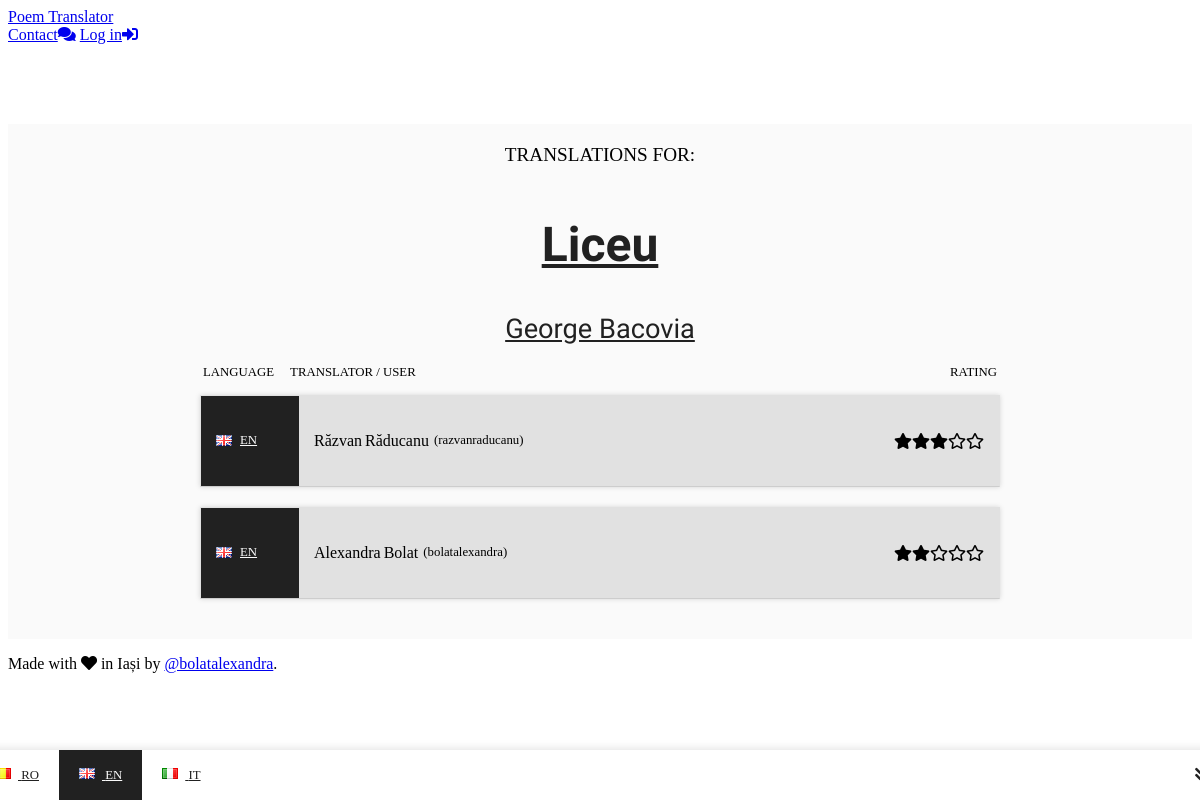
The page /poem/en/Liceu on the database its author committed.
### tables this page shows
CREATE TABLE `poems` (
  `ID` int(11) NOT NULL,
  `TITLE` varchar(75) NOT NULL,
  `ID_AUTHOR` int(11) NOT NULL,
  `LANGUAGE` enum('RO','EN','DE','IT','FR','ES') NOT NULL,
  `ID_STAFF` int(11) NOT NULL
);

CREATE TABLE `authors` (
  `ID` int(11) NOT NULL,
  `NAME` varchar(100) NOT NULL,
  `BIRTH_DATE` int(4) UNSIGNED DEFAULT NULL,
  `DEATH_DATE` int(4) UNSIGNED DEFAULT NULL
);

CREATE TABLE `translations` (
  `ID` int(11) NOT NULL,
  `ID_POEM` int(11) NOT NULL,
  `ID_USER` int(11) NOT NULL,
  `RATING` enum('0','1','2','3','4','5') NOT NULL DEFAULT '0',
  `LANGUAGE` enum('RO','EN','DE','IT','FR','ES') NOT NULL
);

CREATE TABLE `users` (
  `ID` int(11) NOT NULL,
  `FIRST_NAME` varchar(50) NOT NULL,
  `LAST_NAME` varchar(50) NOT NULL,
  `EMAIL` varchar(100) NOT NULL,
  `USERNAME` varchar(30) NOT NULL,
  `PASSWORD` varchar(255) NOT NULL
);

### libraries/View.php (called while the page is built, shortened)
<?php
class View
{
    public function render($name)
    {
        require_once('views/' . $name . '.php');
    }
}

### controllers/PoemController.php (called while the page is built, shortened)
<?php
require_once('libraries/Session.php');
require_once('models/PoemModel.php');
class PoemController extends Controller
{
    private $model;
    private $view_path;
    public function __construct()
    {
        $this->model = new PoemModel();
    }
    public function index()
    {
        $this->view->render('poem/' . $this->view_path . '/index');
    }
    public function loadPoemOrTranslations($poem_title, $poem_language)
    {
        $poem_title = str_replace('-', ' ', $poem_title);
        $poem_title = str_replace('+', ' ', $poem_title);
        $poem_language = strtoupper($poem_language);
        if ($this->model->loadPoemHeader($poem_title, $poem_language)) {
            $this->view_path = 'original';
            $this->view->poem_header = $this->packHeader(
                $this->model->loadPoemHeader($poem_title, $poem_language)
            );
            $this->view->poem_body = $this->packBody(
                $this->model->loadPoemBody()
            );
            $this->view->poem_languages = $this->packAvailableTranslations(
                $this->model->loadAvailableTranslations()
            );
            $this->view->poem_comments = $this->packComments(
                $this->model->loadComments($this->view->poem_header['id'])
            );
            $this->wordpressautor = $this->view->poem_header['author_name'];
            $this->wordpresscontent = $this->packBody(
                $this->model->loadPoemBody()
            );
            $this->wordpresslanguage = $poem_language;
            $this->wordpresstitle = $poem_title;
            if (Session::exists('user_id')) {
                $this->view->translation = $this->packCustom(
                    $this->model->loadUserTranslation($this->view->poem_header['id'], Session::get('user_id'))
                );
                $this->view->languages = $this->packLanguages(
                    $this->model->loadLanguages(),
                    $this->view->translation
                );
            }
        } else if ($translations = $this->model->loadTranslations($poem_title, $poem_language)) {
            $this->view_path = 'translations';
            $this->view->poem_title = $poem_title;
            $this->view->translation_language = strtolower($poem_language);
            $this->view->poem_language = $this->model->loadInfos($poem_title)['LANGUAGE'];
            $this->view->poem_link = '/poem/' . $this->view->poem_language .
                '/' . str_replace(' ', '+', $this->view->poem_title);
            $this->view->author_name = $this->model->loadInfos($poem_title)['NAME'];
            $this->view->author_link = '/author/' . str_replace(' ', '+', $this->view->author_name);
            $this->view->translations = $this->packTranslations($translations);
            $this->view->poem_languages = $this->packAvailableTranslations(
                $this->model->loadAvailableTranslations()
            );
        } else {
            http_response_code(404);
            require_once('views/errors/404.php');
            exit();
        }
    }
    private function packAvailableTranslations($languages)
    {
        $translations = [];
        foreach ($languages as $language) {
            array_push($translations, strtolower($language['LANGUAGE'])
            );
        }
        return $translations;
    }
    private function packTranslations($translations)
    {
        $i = 0;
        $result = [];
        foreach ($translations as $translation) {
            $result[$i]['user_id'] = $translation['USER_ID'];
            $result[$i]['user_fn'] = $translation['USER_FN'];
            $result[$i]['user_ln'] = $translation['USER_LN'];
            $result[$i]['username'] = $translation['USERNAME'];
            $result[$i]['rating'] = $translation['TRANSLATION_RATING'];
            $result[$i]['translation_id'] = $translation['TRANSLATION_ID'];
            $i++;
        }
        return $result;
    }
}

### index.php (called while the page is built, shortened)
<?php
$app = new Application();

### libraries/Session.php (called while the page is built, shortened)
<?php
class Session
{
    public static function exists($key)
    {
        return isset($_SESSION[$key]) && !empty($_SESSION[$key]);
    }
}

### libraries/Model.php (called while the page is built, shortened)
<?php
require_once('libraries/Database.php');
class Model
{
    function __construct()
    {
        $this->db = new Database();
    }
}

### libraries/Database.php (called while the page is built, shortened)
<?php
class Database extends PDO
{
    public function __construct(
        $username = PT_DB_USERNAME,
        $password = PT_DB_PASSWORD)
    {
        $dsn = 'mysql:host=' . PT_DB_SERVER . ';dbname=' . PT_DB_NAME . ';charset=' . PT_DB_CHARSET;
    }
}

### models/PoemModel.php (called while the page is built, shortened)
<?php
require_once('libraries/Model.php');
class PoemModel extends Model
{
    public function loadTranslations($poem_title, $poem_language)
    {
        $SQL = 'SELECT u.ID AS USER_ID, u.FIRST_NAME AS USER_FN, u.LAST_NAME AS USER_LN, u.USERNAME, u.EMAIL AS USER_EMAIL,
                       t.id AS TRANSLATION_ID, t.RATING AS TRANSLATION_RATING
                FROM poems p
                JOIN authors a ON p.ID_AUTHOR = a.ID
                JOIN translations t ON p.ID = t.ID_POEM
                JOIN users u ON t.ID_USER = u.ID
                WHERE p.TITLE = "' . $poem_title . '" AND t.LANGUAGE = "' . $poem_language . '"
                ORDER BY t.RATING DESC;';
        $statement = $this->db->prepare($SQL);
        $statement->execute();
        $result = $statement->fetchAll(PDO::FETCH_ASSOC);
        return $result;
    }
    public function loadInfos($poem_title) {
        $SQL = 'SELECT a.NAME, LOWER(p.LANGUAGE) AS LANGUAGE, p.ID AS POEM_ID FROM authors a
                JOIN poems p ON p.ID_AUTHOR = a.ID
                WHERE LOWER(P.TITLE) = LOWER("' . $poem_title . '");';
        $statement = $this->db->prepare($SQL);
        $statement->execute();
        $result = $statement->fetch(PDO::FETCH_ASSOC);
        return $result;
    }
}

### views/poem/translations/index.php (the view, shortened to what this page needs)
<?php require_once('views/components/meta.php'); ?>
<link rel="stylesheet" href="/public/css/translations.css">
<link rel="stylesheet" href="/public/css/flags.min.css">
<?php
if (Session::exists('user_id')) {
    require_once('views/components/header.php');
} else {
    require_once('views/components/header-generic.php');
}
?>
<main>
    <div class="container">
        <section class="info">
            Translation<?php if (count($this->translations) > 1) : echo 's'; endif; ?> for:
        </section>
        <section class="poem">
            <h1 class="poem-title">
                <a href="<?php echo $this->poem_link; ?>">
                    <?php echo $this->poem_title; ?>
                </a>
            </h1>
            <div class="poem-author">
                <a href="<?php echo $this->author_link ?>">
                    <?php echo $this->author_name; ?>
                </a>
            </div>
        </section>
        <section class="about">
            <div class="container">
                <div class="language">Language</div>
                <div class="user">Translator / User</div>
                <div class="rating">Rating</div>
            </div>
        </section>
        <section class="translations">
            <?php $id = 0; foreach ($this->translations as $translation) : $id++ ?>
            <div id="translation-<?php echo $id; ?>" class="translation">
                <a class="language"
                   href="<?php echo '/poem/' . $this->translation_language . '/' .
                   str_replace(' ', '+', $this->poem_title) . '/' .
                   $translation['username'] ; ?>">
                    <img src="../../../public/img/flags/blank.gif"
                         class="flag flag-<?php echo $this->translation_language === 'en' ? 'gb' : $this->translation_language; ?> ?>"
                         alt="<?php echo $this->translation_language; ?>"/>
                    <?php echo $this->translation_language; ?>
                </a>
                <div class="first-name"><?php echo $translation['user_fn']; ?></div>
                <div class="last-name"><?php echo $translation['user_ln']; ?></div>
                <div class="username">(<?php echo $translation['username']; ?>)</div>
                <div class="rating">
                    <?php endif;
                    for ($i = 0; $i < $translation['rating']; $i++) :
                        echo '<i class="fas fa-star"></i>';
                    endfor;
                    for ($i =  $translation['rating']; $i < 5; $i++) :
                        echo '<i class="far fa-star"></i>';
                    endfor;
                    ?>
                </div>
            </div>
            <?php endforeach; ?>
        </section>
    </div>
    <nav class="menu-languages">
        <a href="<?php echo '/poem/' . $this->poem_language . '/' . str_replace(' ', '+', $this->poem_title); ?>">
            <img src="../../../public/img/flags/blank.gif"
                 class="flag flag-<?php echo $this->poem_language == 'en' ? 'gb' : $this->poem_language; ?>"
                 alt="<?php echo $this->poem_language; ?>"/>
            <?php echo $this->poem_language; ?>
        </a>
        <?php foreach($this->poem_languages as $language) : ?>
        <a href="<?php
            echo "/poem/$language/" . str_replace(' ', '+', $this->poem_title) . '"';
            if ($language == $this->translation_language) : echo ' class="active"'; endif; ?>>
            <img src="../../../public/img/flags/blank.gif"
                 class="flag flag-<?php echo $language === 'en' ? 'gb' : $language; ?>"
                 alt="<?php echo $language; ?>"/>
            <?php echo $language; ?>
        </a>
        <?php endforeach; ?>
        <a href="" class="arrow"><i class="fas fa-angle-double-down"></i></a>
    </nav>
</main>
<?php require_once('views/components/footer.php'); ?>

### public/css/translations.css (style rules this page uses)
main { margin-top: 80px; display: flex; flex-direction: row; justify-content: center; }
main .container { background-color: #FAFAFA; width: 100%; max-width: 1600px; padding: 20px; }
main .container > .info { font-size: 1.2em; font-weight: 300; text-align: center; text-transform: uppercase; padding-bottom: 10px; }
main .container > .poem .poem-title, main .container > .poem .poem-author { text-align: center; font-family: "Parisienne", cursive; }
main .container > .poem .poem-title > a, main .container > .poem .poem-author > a { color: #212121; }
main .container > .poem .poem-title { font-weight: bold; font-size: 3em; }
main .container > .poem .poem-author { font-size: 1.7em; padding-bottom: 20px; }
main .container > .about { display: flex; flex-direction: column; justify-content: center; margin: 0 auto; max-width: 800px; }
main .container > .about > .container { display: flex; flex-direction: row; justify-content: flex-start; padding: 0 0 15px 0; text-transform: uppercase; font-size: 0.8em; font-weight: 300; }
main .container > .about > .container > .language { margin: 0 11px 0 3px; }
main .container > .about > .container > .user { margin: 0 5px; }
main .container > .about > .container > .rating { margin: 0 3px 0 auto; }
main .container > .translations { display: flex; flex-direction: column; justify-content: center; margin: 0 auto; max-width: 800px; }
main .container > .translations > .translation { display: flex; flex-direction: row; justify-content: flex-start; margin-bottom: 20px; flex-wrap: wrap; box-shadow: 0 0 5px rgba(0, 0, 0, 0.15); border: 1px solid transparent; border-bottom-color: #cdcdcd; cursor: crosshair; background-color: rgba(0, 0, 0, 0.1); }
main .container > .translations > .translation > div, main .container > .translations > .translation > a { min-height: 60px; font-size: 1em; }
main .container > .translations > .translation > div.language, main .container > .translations > .translation > div.avatar, main .container > .translations > .translation > div.first-name, main .container > .translations > .translation > div.last-name, main .container > .translations > .translation > div.username, main .container > .translations > .translation > div.rating, main .container > .translations > .translation > a.language, main .container > .translations > .translation > a.avatar, main .container > .translations > .translation > a.first-name, main .container > .translations > .translation > a.last-name, main .container > .translations > .translation > a.username, main .container > .translations > .translation > a.rating { display: flex; align-items: center; }
main .container > .translations > .translation > div.language, main .container > .translations > .translation > a.language { text-transform: uppercase; font-size: 0.8em; font-weight: 400; margin-right: 15px; color: #FAFAFA; background-color: #212121; padding: 15px; min-width: 68px; max-width: 68px; }
main .container > .translations > .translation > div.language > .flag, main .container > .translations > .translation > a.language > .flag { margin-right: 8px; }
main .container > .translations > .translation > div.first-name, main .container > .translations > .translation > a.first-name { margin-right: 3px; }
main .container > .translations > .translation > div.username, main .container > .translations > .translation > a.username { margin-left: 5px; font-weight: 300; font-size: 0.8em; }
main .container > .translations > .translation > div.rating, main .container > .translations > .translation > a.rating { margin-left: auto; padding: 15px; }
main .menu-languages { display: flex; flex-direction: row; flex-wrap: wrap; position: fixed; width: 100%; max-width: 1300px; min-height: 50px; bottom: 0; padding-right: 50px; margin: 0 auto; box-shadow: 0 0 10px rgba(0, 0, 0, 0.15); background-color: rgba(255, 255, 255, 0.95); }
main .menu-languages a { line-height: 50px; padding: 0 20px; text-transform: uppercase; font-size: 0.8em; font-weight: 300; color: #212121; position: relative; vertical-align: middle; }
main .menu-languages a img { margin-right: 7px; }
main .menu-languages a.active { color: #FAFAFA; background-color: #212121; }
main .menu-languages a.arrow { position: absolute; right: 0; font-size: 1em; }
main .menu-languages a.arrow::after { right: 100%; }

### rows shown on the page
poems: ID_AUTHOR.NAME "George Bacovia"
translations: translation_language "EN", ID_USER.FIRST_NAME "Răzvan", ID_USER.LAST_NAME "Răducanu", ID_USER.USERNAME "razvanraducanu", RATING "3" (drawn)
translations: translation_language "EN", ID_USER.FIRST_NAME "Alexandra", ID_USER.LAST_NAME "Bolat", ID_USER.USERNAME "bolatalexandra", RATING "2" (drawn)

### other values the page prints
$this->poem_title "Liceu"
$this->poem_language "RO"
$language "EN"
$language "IT"
